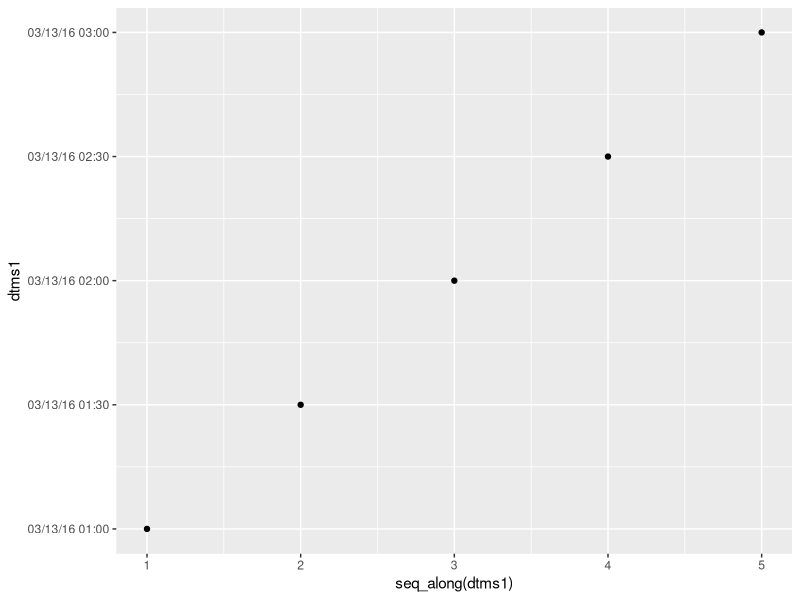

This figure's R source:
## ---- chunk 1
#knitr::opts_chunk$set(echo = FALSE)
## ---- chunk 2
x <- 0.3
0.6 == 2 * x # works
0.9 == 3 * x # but you cannot rely on it
0.9 - 3 * x
## ---- chunk 3
library(chron)
dtm1 <- chron( dates. = c( "3/13/2016", "3/13/2016" )
             , times. = c( "01:00:00", "03:00:00" )
             )
dtm1
as.numeric( dtm1 )
dtm1[ 1 ] < dtm1[ 2 ]
diff( dtm1 )
## ---- chunk 4
library(ggplot2)
dtms1 <- seq( dtm1[ 1 ], dtm1[ 2 ], times( "00:30:00" ) ); dtms1
qplot( seq_along( dtms1 ), dtms1 ) + chron::scale_y_chron(format="%m/%d/%y %H:%M" )
## ---- chunk 5
dtm2a <- chron( "02/20/13", "00:00:00" )
dtm2b <- chron( "07/03/18", "15:30:00" )
dtm2 <- seq( from=dtm2a, to=dtm2b, by=times( "00:15:00" ) )
tail( dtm2 )
length( dtm2 )
Sys.setenv( TZ="US/Pacific" )
dtm3a <- as.POSIXct( "02/20/13 00:00:00", format = "%m/%d/%y %H:%M:%S" )
dtm3b <- as.POSIXct( "07/03/18 15:30:00", format = "%m/%d/%y %H:%M:%S" )
dtm3 <- seq( from = dtm3a, to=dtm3b, by=as.difftime( 15, units="mins" ) )
tail( dtm3 )
length( dtm3 )
